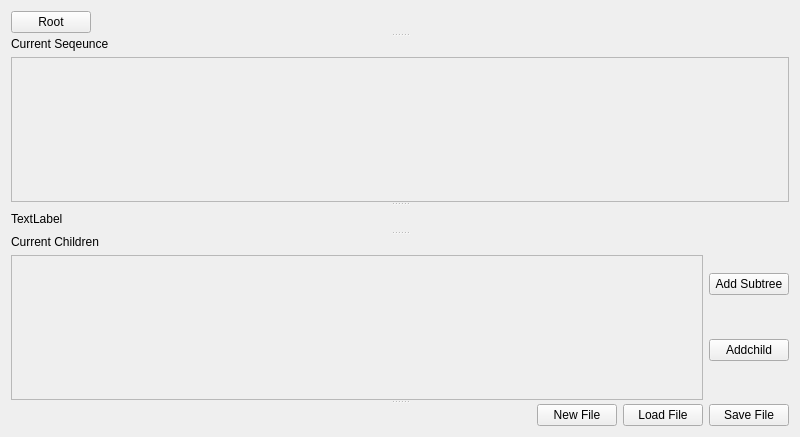
<?xml version="1.0" encoding="UTF-8"?>
<ui version="4.0">
 <class>test</class>
 <widget class="QWidget" name="test">
  <property name="geometry">
   <rect>
    <x>0</x>
    <y>0</y>
    <width>800</width>
    <height>437</height>
   </rect>
  </property>
  <property name="sizePolicy">
   <sizepolicy hsizetype="Expanding" vsizetype="Expanding">
    <horstretch>1</horstretch>
    <verstretch>1</verstretch>
   </sizepolicy>
  </property>
  <property name="windowTitle">
   <string>test</string>
  </property>
  <layout class="QVBoxLayout" name="verticalLayout_4">
   <item>
    <widget class="QSplitter" name="splitter">
     <property name="orientation">
      <enum>Qt::Vertical</enum>
     </property>
     <widget class="QWidget" name="layoutWidget">
      <layout class="QHBoxLayout" name="horizontalLayout_3" stretch="0,1">
       <property name="sizeConstraint">
        <enum>QLayout::SetMaximumSize</enum>
       </property>
       <item>
        <widget class="QPushButton" name="root">
         <property name="text">
          <string>Root</string>
         </property>
        </widget>
       </item>
       <item>
        <spacer name="horizontalSpacer_2">
         <property name="orientation">
          <enum>Qt::Horizontal</enum>
         </property>
         <property name="sizeHint" stdset="0">
          <size>
           <width>40</width>
           <height>20</height>
          </size>
         </property>
        </spacer>
       </item>
      </layout>
     </widget>
     <widget class="QWidget" name="layoutWidget">
      <layout class="QVBoxLayout" name="verticalLayout" stretch="0,1">
       <property name="sizeConstraint">
        <enum>QLayout::SetMaximumSize</enum>
       </property>
       <item>
        <widget class="QLabel" name="seqLabel">
         <property name="sizeIncrement">
          <size>
           <width>1</width>
           <height>1</height>
          </size>
         </property>
         <property name="autoFillBackground">
          <bool>false</bool>
         </property>
         <property name="text">
          <string>Current Seqeunce</string>
         </property>
        </widget>
       </item>
       <item>
        <widget class="QScrollArea" name="seqScrollArea">
         <property name="sizeIncrement">
          <size>
           <width>1</width>
           <height>1</height>
          </size>
         </property>
         <property name="autoFillBackground">
          <bool>true</bool>
         </property>
         <property name="sizeAdjustPolicy">
          <enum>QAbstractScrollArea::AdjustToContents</enum>
         </property>
         <property name="widgetResizable">
          <bool>true</bool>
         </property>
         <widget class="QWidget" name="seqScrollContents">
          <property name="geometry">
           <rect>
            <x>0</x>
            <y>0</y>
            <width>778</width>
            <height>119</height>
           </rect>
          </property>
          <property name="sizePolicy">
           <sizepolicy hsizetype="Expanding" vsizetype="Preferred">
            <horstretch>1</horstretch>
            <verstretch>0</verstretch>
           </sizepolicy>
          </property>
          <property name="sizeIncrement">
           <size>
            <width>1</width>
            <height>1</height>
           </size>
          </property>
         </widget>
        </widget>
       </item>
      </layout>
     </widget>
     <widget class="QLabel" name="parentInfoLabel">
      <property name="autoFillBackground">
       <bool>true</bool>
      </property>
      <property name="text">
       <string>TextLabel</string>
      </property>
     </widget>
     <widget class="QWidget" name="layoutWidget">
      <layout class="QHBoxLayout" name="horizontalLayout">
       <item>
        <layout class="QVBoxLayout" name="verticalLayout_3">
         <item>
          <widget class="QLabel" name="childLabel">
           <property name="sizeIncrement">
            <size>
             <width>1</width>
             <height>1</height>
            </size>
           </property>
           <property name="autoFillBackground">
            <bool>true</bool>
           </property>
           <property name="text">
            <string>Current Children</string>
           </property>
          </widget>
         </item>
         <item>
          <widget class="QScrollArea" name="saveScrollArea">
           <property name="sizeIncrement">
            <size>
             <width>1</width>
             <height>1</height>
            </size>
           </property>
           <property name="autoFillBackground">
            <bool>true</bool>
           </property>
           <property name="sizeAdjustPolicy">
            <enum>QAbstractScrollArea::AdjustToContents</enum>
           </property>
           <property name="widgetResizable">
            <bool>true</bool>
           </property>
           <widget class="QWidget" name="saveScrollContents">
            <property name="geometry">
             <rect>
              <x>0</x>
              <y>0</y>
              <width>675</width>
              <height>120</height>
             </rect>
            </property>
            <property name="sizePolicy">
             <sizepolicy hsizetype="Preferred" vsizetype="Expanding">
              <horstretch>0</horstretch>
              <verstretch>1</verstretch>
             </sizepolicy>
            </property>
            <property name="sizeIncrement">
             <size>
              <width>1</width>
              <height>1</height>
             </size>
            </property>
           </widget>
          </widget>
         </item>
        </layout>
       </item>
       <item>
        <layout class="QVBoxLayout" name="verticalLayout_2">
         <item>
          <widget class="QPushButton" name="addSubTree">
           <property name="text">
            <string>Add Subtree</string>
           </property>
          </widget>
         </item>
         <item>
          <widget class="QPushButton" name="addChildButton">
           <property name="sizeIncrement">
            <size>
             <width>1</width>
             <height>1</height>
            </size>
           </property>
           <property name="autoFillBackground">
            <bool>true</bool>
           </property>
           <property name="text">
            <string>Addchild</string>
           </property>
          </widget>
         </item>
        </layout>
       </item>
      </layout>
     </widget>
     <widget class="QWidget" name="layoutWidget">
      <layout class="QHBoxLayout" name="horizontalLayout_2" stretch="1,0,0,0">
       <property name="sizeConstraint">
        <enum>QLayout::SetMaximumSize</enum>
       </property>
       <item>
        <spacer name="horizontalSpacer">
         <property name="orientation">
          <enum>Qt::Horizontal</enum>
         </property>
         <property name="sizeHint" stdset="0">
          <size>
           <width>40</width>
           <height>20</height>
          </size>
         </property>
        </spacer>
       </item>
       <item>
        <widget class="QPushButton" name="newFile">
         <property name="text">
          <string>New File</string>
         </property>
        </widget>
       </item>
       <item>
        <widget class="QPushButton" name="LoadFile">
         <property name="text">
          <string>Load File</string>
         </property>
        </widget>
       </item>
       <item>
        <widget class="QPushButton" name="SaveFile">
         <property name="text">
          <string>Save File</string>
         </property>
        </widget>
       </item>
      </layout>
     </widget>
    </widget>
   </item>
  </layout>
 </widget>
 <resources/>
 <connections/>
</ui>
